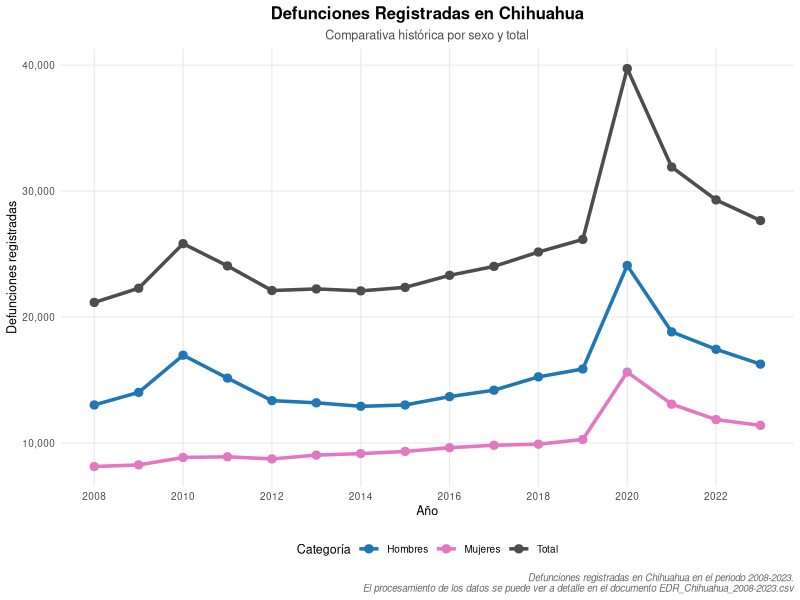
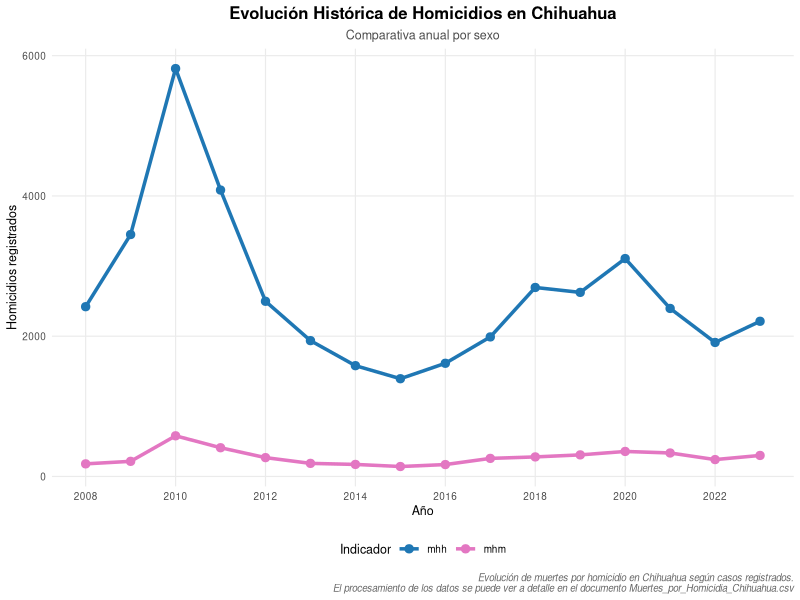
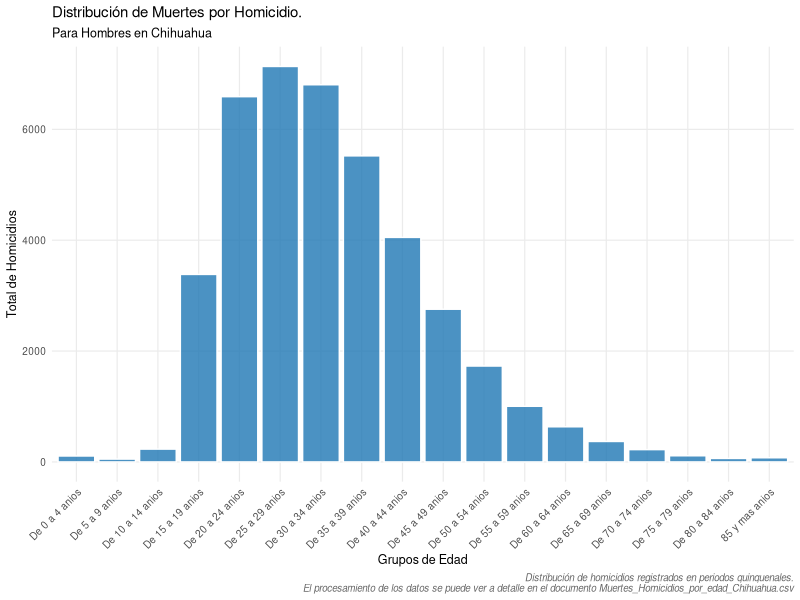
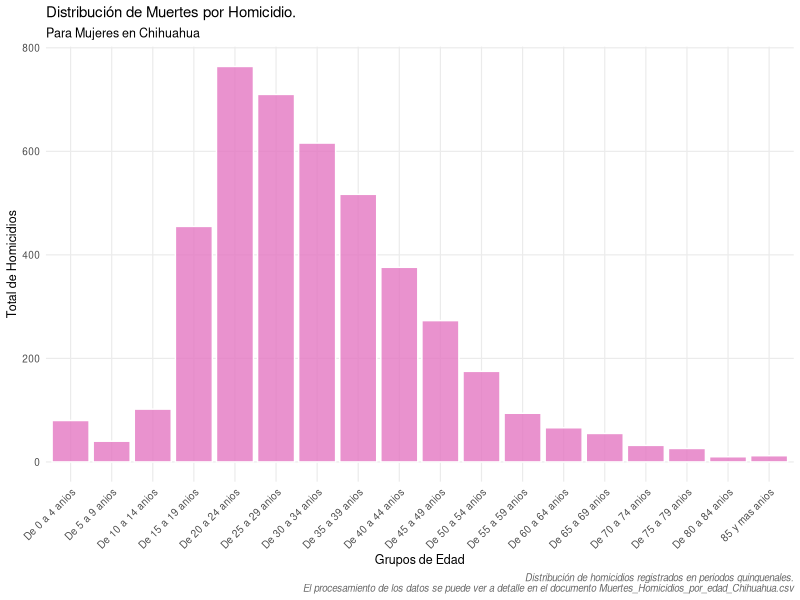
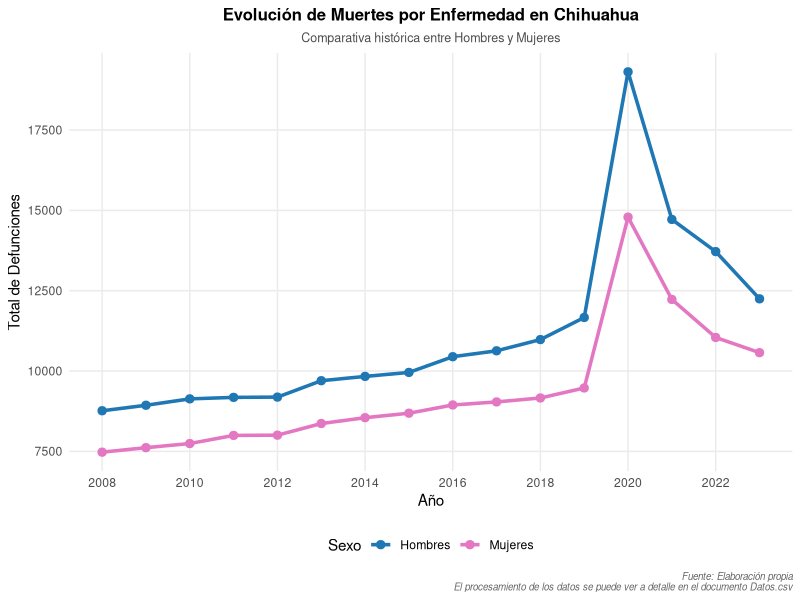
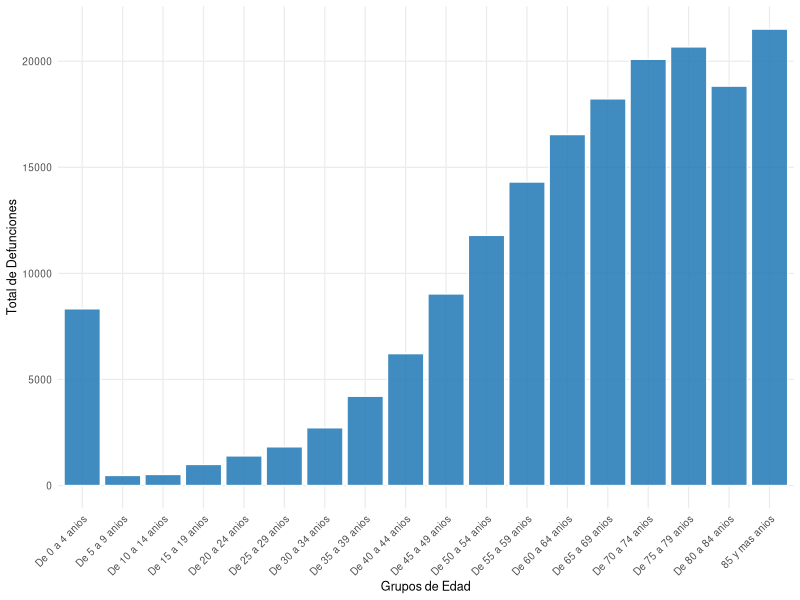
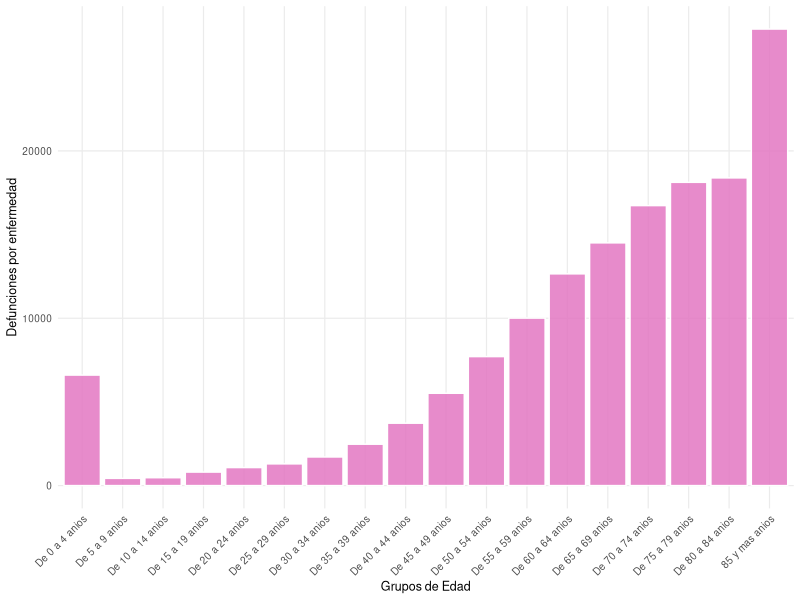
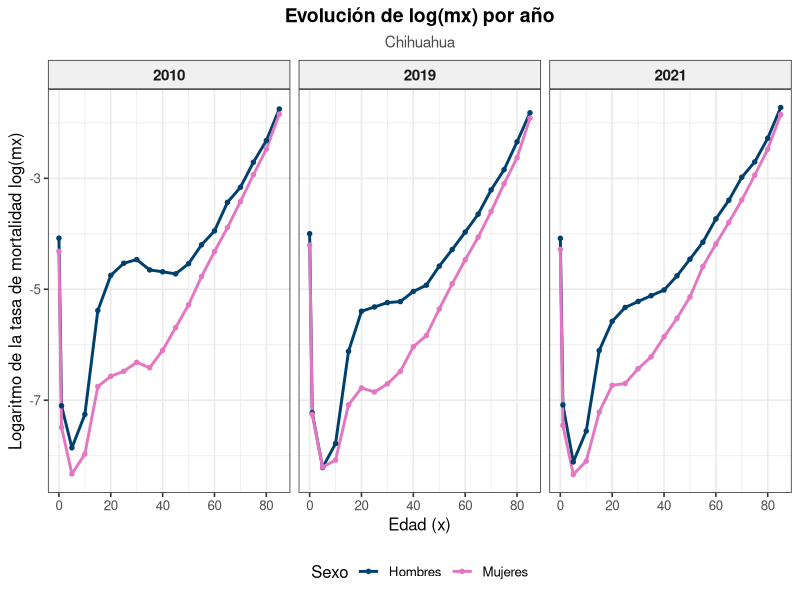

These charts were generated, in order, by the following R code:
## ---- chunk 1
#| echo: false
#| warning: false
#| message: false
#| 

library(ggplot2)

# Cargamos los datos
datos_edr <- read.csv("EDR_Chihuahua_2008-2023.csv")


# Verificamos que el orden de la leyenda para que sea estético (Hombres, Mujeres y luego el Total )
datos_edr$tipo <- factor(datos_edr$tipo, levels = c("Hombres", "Mujeres", "Total"))

# Graficamos las tres categorias para contrastar
ggplot(datos_edr, aes(x = year, y = total, color = tipo, group = tipo)) +
  geom_line(linewidth = 1.2) +
  geom_point(size = 2.5) +
  scale_x_continuous(breaks = seq(min(datos_edr$year), max(datos_edr$year), by = 2)) +
  scale_y_continuous(labels = scales::comma) +
  scale_color_manual(values = c("Hombres" = "#1f77b4", "Mujeres" = "#e377c2", "Total" = "#4d4d4d")) +
  labs(
    title = "Defunciones Registradas en Chihuahua",
    subtitle = "Comparativa histórica por sexo y total",
    caption = paste0("Defunciones registradas en Chihuahua en el periodo 2008-2023.\n", 
                     "El procesamiento de los datos se puede ver a detalle en el documento EDR_Chihuahua_2008-2023.csv"),
    x = "Año",
    y = "Defunciones registradas",
    color = "Categoría"
  ) +
  theme_minimal(base_size = 9) +
  theme(
    plot.title = element_text(face = "bold", size = 12, hjust = 0.5),
    plot.subtitle = element_text(size = 9, hjust = 0.5, color = "gray30"),
    plot.caption = element_text(size = 7, color = "grey40", face = "italic"),
    legend.position = "bottom",
    panel.grid.minor = element_blank()
  )
## ---- chunk 2
#| echo: false
#| warning: false
#| message: false
#| 

library(ggplot2)

# Leemos el archivo
datos <- read.csv("Muertes_por_Homicidia_Chihuahua.csv")
# Graficamos
ggplot(datos, aes(x = year, y = total, color = tipo, group = tipo)) +
geom_line(linewidth = 1.2) +
geom_point(size = 2.5) +
# Configuramos el eje X para que muestre los años de 2 en 2 y se visualice mejor
scale_x_continuous(breaks = seq(min(datos$year), max(datos$year), by = 2)) +
# Asignamos colores para una mejor visualización
scale_color_manual(values = c("mhh" = "#1f77b4", "mhm" = "#e377c2")) +
labs(
title = "Evolución Histórica de Homicidios en Chihuahua",
subtitle = "Comparativa anual por sexo",
caption = paste0("Evolución de muertes por homicidio en Chihuahua según casos registrados.\n", 
                     "El procesamiento de los datos se puede ver a detalle en el documento Muertes_por_Homicidia_Chihuahua.csv"),
x = "Año",
y = "Homicidios registrados",
color = "Indicador"
) +
theme_minimal(base_size = 9) +
theme(
plot.title = element_text(face = "bold", size = 12, hjust = 0.5),
plot.subtitle = element_text(size = 9, hjust = 0.5, color = "gray30"),
plot.caption = element_text(size = 7, color = "grey40", face = "italic"),
legend.position = "bottom",
panel.grid.minor = element_blank()
)
## ---- chunk 3
#| echo: false
#| warning: false
#| message: false
#| fig-subcap: 
#|   - "Hombres"
#|   - "Mujeres"
#| layout-ncol: 2
#| 
library(ggplot2)
library(dplyr)

datos_edad <- read.csv("Muertes_Homicidios_por_edad_Chihuahua.csv")
datos_edad$edad <- factor(datos_edad$edad, levels = unique(datos_edad$edad))

# Gráfica para Hombres
datos_edad %>% 
  filter(sexo == "hombre") %>% 
  ggplot(aes(x = edad, y = total)) +
  geom_col(fill = "#1f77b4", color = "white", alpha = 0.8) +
  labs(
    title = "Distribución de Muertes por Homicidio.",
    subtitle = "Para Hombres en Chihuahua",
    caption = paste0("Distribución de homicidios registrados en periodos quinquenales.\n", 
                     "El procesamiento de los datos se puede ver a detalle en el documento Muertes_Homicidios_por_edad_Chihuahua.csv"),
    x = "Grupos de Edad",
    y = "Total de Homicidios") +
  theme_minimal(base_size = 9) +
  theme(
    plot.caption = element_text(size = 7, color = "grey40", face = "italic"),
    axis.text.x = element_text(angle = 45, hjust = 1),
    panel.grid.minor = element_blank()
  )

# Gráfica para Mujeres
datos_edad %>% 
  filter(sexo == "mujer") %>% 
  ggplot(aes(x = edad, y = total)) +
  geom_col(fill = "#e377c2", color = "white", alpha = 0.8) +
  labs(
    title = "Distribución de Muertes por Homicidio.",
    subtitle = "Para Mujeres en Chihuahua",
    caption = paste0("Distribución de homicidios registrados en periodos quinquenales.\n", 
                     "El procesamiento de los datos se puede ver a detalle en el documento Muertes_Homicidios_por_edad_Chihuahua.csv"),
    x = "Grupos de Edad", 
    y = "Total de Homicidios") +
  theme_minimal(base_size = 9) +
  theme(
    plot.caption = element_text(size = 7, color = "grey40", face = "italic"),
    axis.text.x = element_text(angle = 45, hjust = 1),
    panel.grid.minor = element_blank()
  )
## ---- chunk 4
#| echo: false
#| warning: false
#| message: false
#| fig-pos: 'H' #| label: tbl-enfermedades #| tbl-cap: "Principales Enfermedades en la Mortalidad por Sexo (2020)"
#| 
library(kableExtra)
library(dplyr)

# Cargamos los datos de nuestro archivo
datos <- read.csv("Principales_Enfermedades.csv", check.names = FALSE)

# Damos formato a los datos para visualizarlos mejor, como poner la proporcion en porcentaje
datos_formateados <- datos %>%
  mutate(
    `No. Muertes` = format(`No. Muertes`, big.mark = ","),
    `Proporcion de muertes de la enfermedad` = paste0(round(`Proporcion de muertes de la enfermedad` * 100, 1), "%"),
    `Proporcion de muertes` = paste0(round(`Proporcion de muertes` * 100, 1), "%")
  )

# 4. Generar la tabla con kableExtra
datos_formateados %>%
  kbl(
    align = "clllcll",
    col.names = c("Año", "No. Muertes", "Sexo", "Enfermedad", "Ranking", "% Enfermedad", "% Total"),
    format = "latex",    # Forzamos formato LaTeX explícito
    table.env = "table"
  ) %>%
  kable_styling(
    latex_options = c("striped", "scale_down", "HOLD_position"),
    full_width = FALSE,
    position = "center",
    font_size = 9
  ) %>%
  row_spec(0, bold = TRUE, color = "white", background = "#00406d") %>%
  footnote(
    general = "El procesamiento de los datos para esta tabla se puede ver a detalle en el documento Muertes_por_Enfermedad_Chihuahua.xlsx",
    general_title = "Nota: ",
    footnote_as_chunk = TRUE
  )
## ---- chunk 5
#| echo: false
#| warning: false
#| message: false
#| 
library(ggplot2)

# Leemos el documento
datos_enfermedad <- read.csv("Muertes_por_Enfermedad_Chihuahua.csv")


# Graficamos tanto para hombres como mujeres para ver el contraste
ggplot(datos_enfermedad, aes(x = year, y = total, color = sexo, group = sexo)) +
  geom_line(linewidth = 1.2) +
  geom_point(size = 2.5) +
  scale_x_continuous(breaks = seq(min(datos_enfermedad$year), max(datos_enfermedad$year), by = 2)) +
  scale_color_manual(values = c("Hombres" = "#1f77b4", "Mujeres" = "#e377c2")) +
  labs(
    title = "Evolución de Muertes por Enfermedad en Chihuahua",
    subtitle = "Comparativa histórica entre Hombres y Mujeres",
    caption = paste0 ("Fuente: Elaboración propia\n", 
                     "El procesamiento de los datos se puede ver a detalle en el documento Datos.csv"),
    x = "Año",
    y = "Total de Defunciones",
    color = "Sexo"
  ) +
  theme_minimal(base_size = 11) +
  theme(
    plot.title = element_text(face = "bold", size = 12, hjust = 0.5),
    plot.subtitle = element_text(size = 9, hjust = 0.5, color = "gray30"),
    plot.caption = element_text(size = 7, color = "grey40", face = "italic"),
    legend.position = "bottom",
    panel.grid.minor = element_blank()
  )
## ---- chunk 6
#| echo: false
#| warning: false
#| message: false
#| fig-subcap: 
#|   - "Hombres"
#|   - "Mujeres"
#| layout-ncol: 2

# 1. Cargar librerías necesarias
library(ggplot2)
library(dplyr)

# Leemos los datos obtenidos de INEGI
datos_enfermedad_edad <- read.csv("Muertes_por_Enfermedad_edad_Chihuahua.csv")
datos_enfermedad_edad$edad <- factor(datos_enfermedad_edad$edad, levels = unique(datos_enfermedad_edad$edad))

# Histograma para Hombres
datos_enfermedad_edad %>% 
  filter(sexo == "Hombres") %>% 
  ggplot(aes(x = edad, y = total)) +
  geom_col(fill = "#1f77b4", color = "white", alpha = 0.85) +
  labs(
    x = "Grupos de Edad", 
    y = "Total de Defunciones"
  ) +
  theme_minimal(base_size = 9) +
  theme(
    axis.text.x = element_text(angle = 45, hjust = 1),
    panel.grid.minor = element_blank()
  )

# Histograma para Mujeres
datos_enfermedad_edad %>% 
  filter(sexo == "Mujeres") %>% 
  ggplot(aes(x = edad, y = total)) +
  geom_col(fill = "#e377c2", color = "white", alpha = 0.85) +
  labs(
    x = "Grupos de Edad", 
    y = "Defunciones por enfermedad"
  ) +
  theme_minimal(base_size = 9) +
  theme(
    axis.text.x = element_text(angle = 45, hjust = 1),
    panel.grid.minor = element_blank()
  )
## ---- chunk 7
#| message: false
#| warning: false
#| 

library(kableExtra)
library(data.table)

lt_abr <- function(x, mx, sex="f", IMR=NA){
  
  m <- length(x)
  n <- c(diff(x), NA)  
  
  ax <- n/2    
  
  ## Coale y Demeny edades 0 a 1
  if(sex=="m"){
    if(mx[1]>=0.107){ ax[1] <- 0.330 }else{
      ax[1] <- 0.045+2.684*mx[1]
    } 
  } else if(sex=="f"){
    if(mx[1]>=0.107){ ax[1] <- 0.350 }else{
      ax[1] <- 0.053+2.800*mx[1]
    }  
  }
  
  ## Coale y Demeny edades 1 a 4
  if(sex=="m"){
    if(mx[1]>=0.107){ ax[2] <- 1.352 }else{
      ax[2] <- 1.651-2.816*mx[1]
    } 
  } else if(sex=="f"){
    if(mx[1]>=0.107){ ax[2] <- 1.361 }else{
      ax[2] <- 1.522-1.518*mx[1]
    }  
  }
  
  # Probabilidad de muerte
  qx <- (n*mx)/(1+(n-ax)*mx)
  qx[m] <- 1
  
  # Proba de sobrevivir
  px <- 1-qx
  
  # l_x
  lx <- 100000 * cumprod(c(1,px[-m]))
  
  # Defunciones
  dx <- c(-diff(lx), lx[m])
  
  # Años persona vividos
  Lx <- n* c(lx[-1], 0) + ax*dx
  Lx[m] <- lx[m]/mx[m]
  
  # Años persona vividos acumulados
  Tx <- rev(cumsum(rev(Lx)))
  
  # Esperanza de vida
  ex <- Tx/lx
  
  # Guardamos en un data.table 
  dt_resultado <- data.table(x, n, mx, ax, qx, px, lx, dx, Lx, Tx, ex)
  
# Le damos formato estético con kableExtra 
  tabla_formateada <- kbl(
    dt_resultado,
    align = "ccccccccccc", 
    col.names = c("x", "n", "m(x)", "a(x)", "q(x)", "p(x)", "l(x)", "d(x)", "L(x)", "T(x)", "e(x)"),
    format = "latex",    
    table.env = "table"
  ) %>%
  kable_styling(
    latex_options = c("striped", "scale_down", "HOLD_position"),
    full_width = FALSE,
    position = "center",
    font_size = 10
  ) %>%
  row_spec(0, bold = TRUE, color = "white", background = "#00406d")
  
  return(tabla_formateada)
}
## ---- chunk 8
#| echo: false
#| message: false
#| warning: false
#| 

lt <- function(x, mx, Sexo="f", IMR=NA){
  
  # Asegurar que kableExtra y data.table estén disponibles
  library(data.table)
  
  m <- length(x)
  n <- c(diff(x), NA)  
  
  ax <- n/2    
  
  ## Coale y Demeny edades 0 a 1
  if(Sexo=="m"){
    if(mx[1]>=0.107){ ax[1] <- 0.330 }else{
      ax[1] <- 0.045+2.684*mx[1]
    } 
  } else if(Sexo=="f"){
    if(mx[1]>=0.107){ ax[1] <- 0.350 }else{
      ax[1] <- 0.053+2.800*mx[1]
    }  
  }
  
  ## Coale y Demeny edades 1 a 4
  if(Sexo=="m"){
    if(mx[1]>=0.107){ ax[2] <- 1.352 }else{
      ax[2] <- 1.651-2.816*mx[1]
    } 
  } else if(Sexo=="f"){
    if(mx[1]>=0.107){ ax[2] <- 1.361 }else{
      ax[2] <- 1.522-1.518*mx[1]
    }  
  }
  
  # Probabilidad de muerte
  qx <- (n*mx)/(1+(n-ax)*mx)
  qx[m] <- 1
  
  # Proba de sobrevivir
  px <- 1-qx
  
  # l_x
  lx <- 100000 * cumprod(c(1,px[-m]))
  
  # Defunciones
  dx <- c(-diff(lx), lx[m])
  
  # Años persona vividos
  Lx <- n* c(lx[-1], 0) + ax*dx
  Lx[m] <- lx[m]/mx[m]
  
  # Años persona vividos acumulados
  Tx <- rev(cumsum(rev(Lx)))
  
  # Esperanza de vida
  ex <- Tx/lx
  
  # Guardamos en un data.table 
  dt_resultado <- data.table(x, n, mx, ax, qx, px, lx, dx, Lx, Tx, ex)
  return(dt_resultado)
}
## ---- chunk 9
#| echo: false
#| warning: false
#| message: false
#|  

library(data.table)
mh_x <- fread("Tasas_Mortalidad_Chihuahua.csv")[Sexo=="m"]
mm_x <- fread("Tasas_Mortalidad_Chihuahua.csv")[Sexo=="f"]

ltm_2010 <- lt_abr(
  mh_x[Anio==2010, x],
  mh_x[Anio==2010, mx]
  )
ltm_2010
## ---- chunk 10
#| echo: false
#| warning: false
#| message: false
#|

library(data.table)
mh_x <- fread("Tasas_Mortalidad_Chihuahua.csv")[Sexo=="m"]
mm_x <- fread("Tasas_Mortalidad_Chihuahua.csv")[Sexo=="f"]

ltf_2010 <- lt_abr(
  mm_x[Anio==2010, x],
  mm_x[Anio==2010, mx]
  )
ltf_2010
## ---- chunk 11
#| echo: false
#| warning: false
#| message: false
#|

library(data.table)
mh_x <- fread("Tasas_Mortalidad_Chihuahua.csv")[Sexo=="m"]
mm_x <- fread("Tasas_Mortalidad_Chihuahua.csv")[Sexo=="f"]

ltm_2019 <- lt_abr(
  mh_x[Anio==2019, x],
  mh_x[Anio==2019, mx]
  )
ltm_2019
## ---- chunk 12
#| echo: false
#| warning: false
#| message: false
#|

library(data.table)
mh_x <- fread("Tasas_Mortalidad_Chihuahua.csv")[Sexo=="m"]
mm_x <- fread("Tasas_Mortalidad_Chihuahua.csv")[Sexo=="f"]

ltf_2019 <- lt_abr(
  mm_x[Anio==2019, x],
  mm_x[Anio==2019, mx]
  )
ltf_2019
## ---- chunk 13
#| echo: false
#| warning: false
#| message: false
#|

library(data.table)
mh_x <- fread("Tasas_Mortalidad_Chihuahua.csv")[Sexo=="m"]
mm_x <- fread("Tasas_Mortalidad_Chihuahua.csv")[Sexo=="f"]

ltm_2021 <- lt_abr(
  mh_x[Anio==2021, x],
  mh_x[Anio==2021, mx]
  )
ltm_2021
## ---- chunk 14
#| echo: false
#| warning: false
#| message: false
#|

library(data.table)
mh_x <- fread("Tasas_Mortalidad_Chihuahua.csv")[Sexo=="m"]
mm_x <- fread("Tasas_Mortalidad_Chihuahua.csv")[Sexo=="f"]

ltf_2021 <- lt_abr(
  mm_x[Anio==2021, x],
  mm_x[Anio==2021, mx]
  )
ltf_2021
## ---- chunk 15
#| echo: false
#| warning: false
#| message: false
#| 

library(data.table)
library(kableExtra)

m_2010 <- lt(
  mh_x[Anio==2010, x],
  mh_x[Anio==2010, mx]
  )
m_2019 <- lt(
  mh_x[Anio==2019, x],
  mh_x[Anio==2019, mx]
  )
m_2021 <- lt(
  mh_x[Anio==2021, x],
  mh_x[Anio==2021, mx]
  )
f_2010 <- lt(
  mm_x[Anio==2010, x],
  mm_x[Anio==2010, mx]
  )
f_2019 <- lt(
  mm_x[Anio==2019, x],
  mm_x[Anio==2019, mx]
  )
f_2021 <- lt(
  mm_x[Anio==2021, x],
  mm_x[Anio==2021, mx]
  )

# Extraemos el dato de la esperanza de vida de los data.tables.
ex0_m2010 <- m_2010[x == 0, ex]
ex0_f2010 <- f_2010[x == 0, ex]
ex0_m2019 <- m_2019[x == 0, ex]
ex0_f2019 <- f_2019[x == 0, ex]
ex0_m2021 <- m_2021[x == 0, ex] 
ex0_f2021 <- f_2021[x == 0, ex]

# Creamos el nuevo data.table
resumen_ex0 <- data.table(
  Año = c("2010", "2019", "2021"),
  Hombres = round(c(ex0_m2010, ex0_m2019, ex0_m2021), 2),
  Mujeres = round(c(ex0_f2010, ex0_f2019, ex0_f2021), 2)
)

# Estilizamos con kableExtra
tabla_resumen_format <- kbl(
  resumen_ex0,
  align = "ccc", # Centrado para las 3 columnas
  col.names = c("Año", "Esperanza de Vida Hombres ($e_0$)", "Esperanza de Vida Mujeres ($e_0$)"),
  format = "latex",
  table.env = "table",
  escape = FALSE 
) %>%
kable_styling(
  latex_options = c("striped", "HOLD_position", "scale_down"), 
  full_width = FALSE,
  position = "center",
  font_size = 14 
) %>%
row_spec(0, bold = TRUE, color = "white", background = "#00406d")

tabla_resumen_format
## ---- chunk 16
#| echo: false
#| message: false
#| warning: false
#| 
library(data.table)
library(ggplot2)

# 1. Agregamos las etiquetas de Año y Sexo a cada data.table original
# (Usamos copy() para no modificar tus tablas originales por accidente)
dt_m2010 <- copy(m_2010)[, `:=`(Año = "2010", Sexo = "Hombres")]
dt_f2010 <- copy(f_2010)[, `:=`(Año = "2010", Sexo = "Mujeres")]

dt_m2019 <- copy(m_2019)[, `:=`(Año = "2019", Sexo = "Hombres")]
dt_f2019 <- copy(f_2019)[, `:=`(Año = "2019", Sexo = "Mujeres")]

dt_m2021 <- copy(m_2021)[, `:=`(Año = "2021", Sexo = "Hombres")]
dt_f2021 <- copy(f_2021)[, `:=`(Año = "2021", Sexo = "Mujeres")]

dt_completo <- rbindlist(list(dt_m2010, dt_f2010, dt_m2019, dt_f2019, dt_m2021, dt_f2021))

# 3. Creamos la gráfica con paneles separados (Facets)
ggplot(dt_completo, aes(x = x, y = log(mx), color = Sexo)) +
  geom_line(linewidth = 1) +
  geom_point(size = 1.2) +
  # Esta es la magia: divide la salida en 3 columnas basadas en la variable 'Año'
  facet_wrap(~ Año, nrow = 1) + 
  scale_color_manual(values = c("Hombres" = "#00406d", "Mujeres" = "#e377c2")) + 
  labs(
    title = "Evolución de log(mx) por año",
    subtitle = "Chihuahua",
    x = "Edad (x)",
    y = "Logaritmo de la tasa de mortalidad log(mx)",
    color = "Sexo"
  ) +
  theme_bw(base_size = 12) + 
  theme(
    plot.title = element_text(face = "bold", size = 14, hjust = 0.5),
    plot.subtitle = element_text(size = 11, hjust = 0.5, color = "gray30"),
    legend.position = "bottom",
    strip.background = element_rect(fill = "#f0f0f0"), 
    strip.text = element_text(face = "bold", size = 11) 
  )
## ---- chunk 17
#| echo: false
#| message: false
#| warning: false
#| 
library(data.table)
library(ggplot2)

# 1. Agregamos las etiquetas de Año y Sexo a cada data.table original
# (Usamos copy() para no modificar tus tablas originales por accidente)
dt_m2010 <- copy(m_2010)[, `:=`(Año = "2010", Sexo = "Hombres")]
dt_f2010 <- copy(f_2010)[, `:=`(Año = "2010", Sexo = "Mujeres")]

dt_m2019 <- copy(m_2019)[, `:=`(Año = "2019", Sexo = "Hombres")]
dt_f2019 <- copy(f_2019)[, `:=`(Año = "2019", Sexo = "Mujeres")]

dt_m2021 <- copy(m_2021)[, `:=`(Año = "2021", Sexo = "Hombres")]
dt_f2021 <- copy(f_2021)[, `:=`(Año = "2021", Sexo = "Mujeres")]

dt_completo <- rbindlist(list(dt_m2010, dt_f2010, dt_m2019, dt_f2019, dt_m2021, dt_f2021))

# 3. Creamos la gráfica con paneles separados (Facets)
ggplot(dt_completo, aes(x = x, y = qx, color = Sexo)) +
  geom_line(linewidth = 1) +
  geom_point(size = 1.2) +
  # Esta es la magia: divide la salida en 3 columnas basadas en la variable 'Año'
  facet_wrap(~ Año, nrow = 1) + 
  scale_color_manual(values = c("Hombres" = "#00406d", "Mujeres" = "#e377c2")) + 
  labs(
    title = "Evolución de nqx por año",
    subtitle = "Chihuahua",
    x = "Edad (x)",
    y = "Probabilidad de morir (qx)",
    color = "Sexo"
  ) +
  theme_bw(base_size = 12) + 
  theme(
    plot.title = element_text(face = "bold", size = 14, hjust = 0.5),
    plot.subtitle = element_text(size = 11, hjust = 0.5, color = "gray30"),
    legend.position = "bottom",
    strip.background = element_rect(fill = "#f0f0f0"), 
    strip.text = element_text(face = "bold", size = 11) 
  )
## ---- chunk 18
#| echo: false
#| message: false
#| warning: false
#| 
library(data.table)
library(ggplot2)

# 1. Agregamos las etiquetas de Año y Sexo a cada data.table original
# (Usamos copy() para no modificar tus tablas originales por accidente)
dt_m2010 <- copy(m_2010)[, `:=`(Año = "2010", Sexo = "Hombres")]
dt_f2010 <- copy(f_2010)[, `:=`(Año = "2010", Sexo = "Mujeres")]

dt_m2019 <- copy(m_2019)[, `:=`(Año = "2019", Sexo = "Hombres")]
dt_f2019 <- copy(f_2019)[, `:=`(Año = "2019", Sexo = "Mujeres")]

dt_m2021 <- copy(m_2021)[, `:=`(Año = "2021", Sexo = "Hombres")]
dt_f2021 <- copy(f_2021)[, `:=`(Año = "2021", Sexo = "Mujeres")]

dt_completo <- rbindlist(list(dt_m2010, dt_f2010, dt_m2019, dt_f2019, dt_m2021, dt_f2021))

# 3. Creamos la gráfica con paneles separados (Facets)
ggplot(dt_completo, aes(x = x, y = lx, color = Sexo)) +
  geom_line(linewidth = 1) +
  geom_point(size = 1.2) +
  facet_wrap(~ Año, nrow = 1) + 
  scale_color_manual(values = c("Hombres" = "#00406d", "Mujeres" = "#e377c2")) + 
  labs(
    title = "Sobrevivientes a lo largo del tiempo",
    subtitle = "Chihuahua",
    x = "Edad (x)",
    y = "Cantidad de sobrevivientes (lx)",
    color = "Sexo"
  ) +
  theme_bw(base_size = 12) + 
  theme(
    plot.title = element_text(face = "bold", size = 14, hjust = 0.5),
    plot.subtitle = element_text(size = 11, hjust = 0.5, color = "gray30"),
    legend.position = "bottom",
    strip.background = element_rect(fill = "#f0f0f0"), 
    strip.text = element_text(face = "bold", size = 11) 
  )
